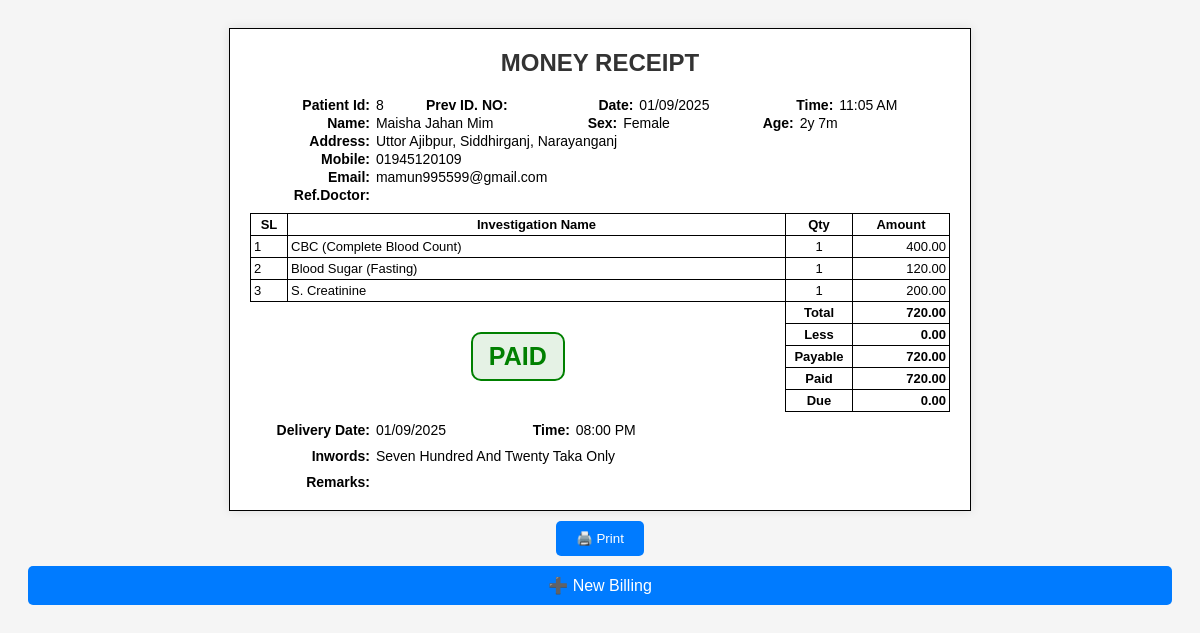
The app's page /receipt.php?patient_id=8 with its own data.
### tables this page shows
CREATE TABLE patients (
        patient_id INTEGER PRIMARY KEY AUTOINCREMENT,
        old_id TEXT,
        date TEXT,
        patient_name TEXT,
        sex TEXT,
        age TEXT,
        phone TEXT,
        email TEXT,
        ref_doctors TEXT,
        ref_name TEXT,
        delivery_date TEXT,
        delivery_time TEXT,
        remarks TEXT,
        less_total REAL,
        less_percent_total REAL,
        paid REAL,
        send_sms INTEGER,
        send_email INTEGER,
        created_at TEXT,
        updated_at TEXT,
        address TEXT
    );

CREATE TABLE billing (
        id INTEGER PRIMARY KEY AUTOINCREMENT,
        patient_id INTEGER,
        service_id TEXT,
        service_name TEXT,
        price REAL,
        unit INTEGER,
        less_percent REAL,
        less REAL,
        final_price REAL,
        FOREIGN KEY (patient_id) REFERENCES patients(patient_id) ON DELETE CASCADE
    );

### receipt.php (the view, shortened to what this page needs)
<?php
include 'db_sqlite.php';
$patient_id = $_GET['patient_id'] ?? '';
$stmt = $pdo->prepare("SELECT * FROM patients WHERE patient_id = ?");
$stmt->execute([$patient_id]);
$patient = $stmt->fetch(PDO::FETCH_ASSOC);
$stmt = $pdo->prepare("SELECT * FROM billing WHERE patient_id = ?");
$stmt->execute([$patient_id]);
$services = $stmt->fetchAll(PDO::FETCH_ASSOC);
$total = 0;
foreach ($services as $s) {
    $total += $s['final_price'];
}
$less = $patient['less_total'];
$paid = $patient['paid'];
$due = ($total - $less) - $paid;
function numberToWords($number) {
    $conjunction = ' and ';
    $dictionary  = array(
        0                   => 'zero',
        1                   => 'one',
        2                   => 'two',
        3                   => 'three',
        4                   => 'four',
        5                   => 'five',
        6                   => 'six',
        7                   => 'seven',
        8                   => 'eight',
        9                   => 'nine',
        10                  => 'ten',
        11                  => 'eleven',
        12                  => 'twelve',
        13                  => 'thirteen',
        14                  => 'fourteen',
        15                  => 'fifteen',
        16                  => 'sixteen',
        17                  => 'seventeen',
        18                  => 'eighteen',
        19                  => 'nineteen',
        20                  => 'twenty',
        30                  => 'thirty',
        40                  => 'forty',
        50                  => 'fifty',
        60                  => 'sixty',
        70                  => 'seventy',
        80                  => 'eighty',
        90                  => 'ninety',
        100                 => 'hundred',
        1000                => 'thousand',
        1000000             => 'million',
        1000000000          => 'billion',
        1000000000000       => 'trillion',
        1000000000000000    => 'quadrillion',
        1000000000000000000 => 'quintillion'
    );
    $string = $fraction = null;
    switch (true) {
        case $number < 21:
            $string = $dictionary[$number];
            break;
        case $number < 1000:
            $hundreds  = $number / 100;
            $remainder = $number % 100;
            $string = $dictionary[$hundreds] . ' ' . $dictionary[100];
            if ($remainder) {
                $string .= $conjunction . numberToWords($remainder);
            }
            break;
    }
    return $string;
}
$totalInWords = numberToWords($total) . ' taka only';
?>
<!DOCTYPE html>
<html>
<head>
</head>
<body>
<div class="receipt" id="printArea">
  <div class="title">MONEY RECEIPT</div>
  <div class="receipt-info">
    <strong>Patient Id:</strong> <?= $patient['patient_id'] ?> <strong>Prev ID. NO:</strong> <?= $patient['old_id'] ?> <strong>Date:</strong> <?= date('d/m/Y', strtotime($patient['date'])) ?> <strong>Time:</strong> <?= date('h:i A', strtotime($patient['created_at'])) ?>
  </div>
  <div class="receipt-info">
    <strong>Name:</strong> <?= $patient['patient_name'] ?> <strong>Sex:</strong> <?= $patient['sex'] ?> <strong>Age:</strong> <?= $patient['age'] ?>
  </div>
  <div class="receipt-info">
    <strong>Address:</strong> <?= $patient['address'] ?>
  </div>
  <div class="receipt-info">
    <strong>Mobile:</strong> <?= $patient['phone'] ?>
  </div>
  <div class="receipt-info">
    <strong>Email:</strong> <?= $patient['email'] ?? 'N/A' ?>
  </div>
  <div class="receipt-info">
    <strong>Ref.Doctor:</strong> <?= $patient['ref_doctors'] ?>
  </div>
  <table>
    <thead>
      <tr>
        <th class="col-sl">SL</th>
        <th class="col-name">Investigation Name</th>
        <th class="col-qty text-center">Qty</th>
        <th class="col-amount">Amount</th>
      </tr>
    </thead>
    <tbody>
      <?php
        foreach ($services as $index => $s) {
          $lineTotal = $s['final_price'];
          echo "<tr>
                  <td class=\"col-sl\">" . ($index + 1) . "</td>
                  <td class=\"col-name\">{$s['service_name']}</td>
                  <td class=\"col-qty text-center\">{$s['unit']}</td>
                  <td class=\"col-amount text-right\">" . number_format($lineTotal, 2) . "</td>
                </tr>";
        }
      ?>
    </tbody>
    <tfoot>
      <tr>
        <td colspan="2" rowspan="5" class="empty">
          <div class="status-container">
            <?php if ($due <= 0): ?>
              <div class="paid">PAID</div>
            <?php else: ?>
              <div class="due">DUE: <?= number_format($due, 2) ?></div>
            <?php endif; ?>
          </div>
        </td>
        <td class="col-qty label">Total</td>
        <td class="col-amount amount"><?= number_format($total, 2) ?></td>
      </tr>
      <tr>
        <td class="col-qty label">Less</td>
        <td class="col-amount amount"><?= number_format($patient['less_total'], 2) ?></td>
      </tr>
      <tr>
        <td class="col-qty label">Payable</td>
        <td class="col-amount amount"><?= number_format($total - $patient['less_total'], 2) ?></td>
      </tr>
      <tr>
        <td class="col-qty label">Paid</td>
        <td class="col-amount amount"><?= number_format($patient['paid'], 2) ?></td>
      </tr>
      <tr>
        <td class="col-qty label">Due</td>
        <td class="col-amount amount"><?= number_format(($total - $patient['less_total']) - $patient['paid'], 2) ?></td>
      </tr>
    </tfoot>
  </table>
  <div class="footer-info">
    <strong>Delivery Date:</strong> <?= date('d/m/Y', strtotime($patient['delivery_date'])) ?> <strong>Time:</strong> <?= date('h:i A', strtotime($patient['delivery_time'])) ?>
  </div>
  <div class="footer-info">
    <strong>Inwords:</strong> <?= ucwords($totalInWords) ?>
  </div>
  <div class="footer-info">
    <strong>Remarks:</strong> <?= $patient['remarks'] ?>
  </div>
</div>
<button class="btn-print" onclick="window.print()">🖨️ Print</button>
<a href="bill.php" class="btn-print">➕ New Billing</a>
</body>
</html>

### receipt.php (style rules this page uses)
body { font-family: Arial, sans-serif; padding: 20px; background-color: #f5f5f5; }
.receipt { position: relative; border: 1px solid #000; padding: 20px; width: 700px; margin: auto; background-color: white; box-shadow: 0 0 10px rgba(0,0,0,0.1); }
.title { text-align: center; font-size: 24px; font-weight: bold; margin-bottom: 20px; color: #333; }
table { width: 100%; border-collapse: collapse; margin-top: 10px; table-layout: fixed; }
td, th { border: 1px solid #000; padding: 3px; font-size: 13px; }
.col-sl { width: 30px; }
.col-name { width: auto; }
.col-qty { width: 60px; }
.col-amount { width: 90px; }
.text-right { text-align: right; }
.text-center { text-align: center; }
.btn-print { margin: 10px auto; display: block; padding: 10px 20px; background-color: #007bff; color: white; border: none; border-radius: 5px; cursor: pointer; text-decoration: none; text-align: center; }
.status-container { display: flex; justify-content: center; align-items: center; height: 100%; width: 100%; }
.paid { font-size: 25px; font-weight: bold; color: green; border: 2px solid green; padding: 8px 16px; display: inline-block; border-radius: 10px; background-color: rgba(0, 128, 0, 0.1); }
.receipt-info { margin-bottom: 2px; font-size: 14px; text-align: left; }
.receipt-info strong { display: inline-block; width: 120px; text-align: right; padding-right: 2px; }
.footer-info { margin-top: 10px; font-size: 14px; text-align: left; }
.footer-info strong { display: inline-block; width: 120px; text-align: right; padding-right: 2px; }
tfoot td.empty { border: none; background: transparent; }
tfoot td.label { text-align: center; font-weight: bold; }
tfoot td.amount { text-align: right; font-weight: bold; }

### records on screen
patients: patient_id "8", date "01/09/2025", created_at "11:05 AM", patient_name "Maisha Jahan Mim", sex "Female", age "2y 7m", address "Uttor Ajibpur, Siddhirganj, Narayanganj", phone "01945120109", email "mamun995599@gmail.com", less_total "0.00", $total-$patient['less_total'] "720.00", paid "720.00", ($total - $patient['less_total']) - $patient['paid'] "0.00", delivery_date "01/09/2025", delivery_time "08:00 PM", paid "Seven Hundred And Twenty Taka Only"
billing: service_name "CBC (Complete Blood Count)", unit "1", final_price "400.00"
billing: service_name "Blood Sugar (Fasting)", unit "1", final_price "120.00"
billing: service_name "S. Creatinine", unit "1", final_price "200.00"

### other values on screen
$total "720.00"
